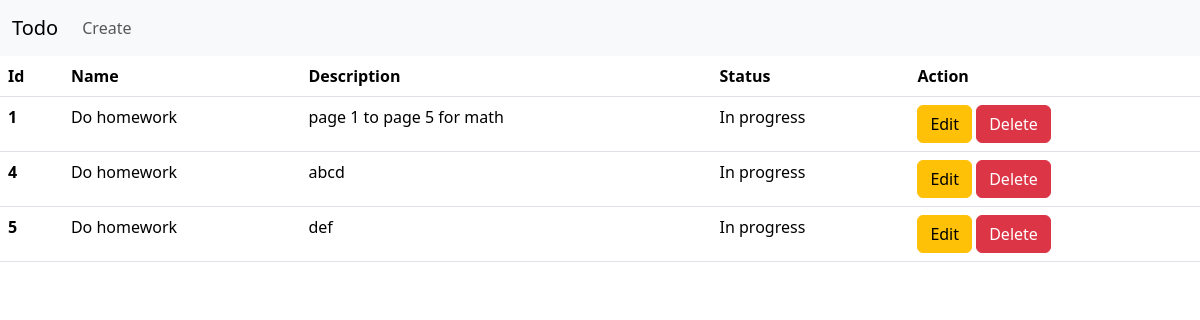
Page /home/ on the earlier database version.
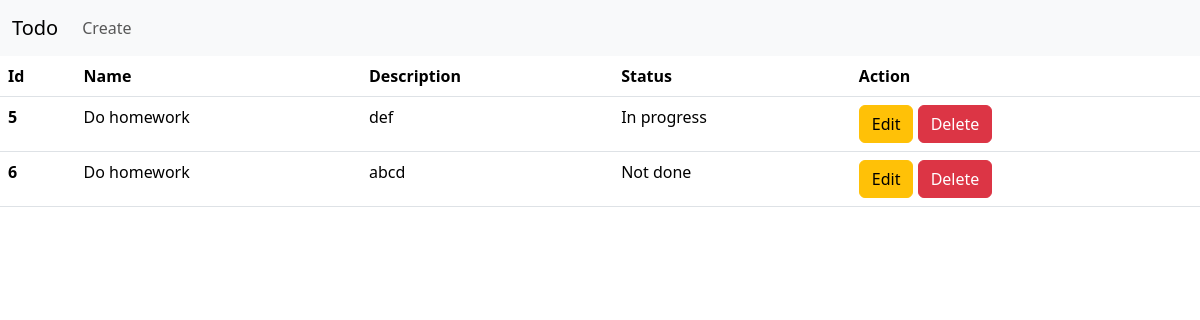
Same page on the later database version.
### base/models.py (models this page shows)
class Todo(models.Model):
    name = models.CharField(max_length=200)
    description = models.TextField()
    status = models.CharField(max_length=200)

### base/views.py (the view)
# urls.py: 2. Add a URL to urlpatterns:  path('', views.home, name='home')
def home(request):
    todo = Todo.objects.all()
    content = {'todos':todo}
    return render(request,'index.html',context=content)

### templates/index.html (shortened to what this page needs)
<!DOCTYPE html>
<html lang="en">
<head>
    <link href="https://cdn.jsdelivr.net/npm/bootstrap@5.3.3/dist/css/bootstrap.min.css" rel="stylesheet">
</head>
<body>
    {% include 'nav.html' %}
    <table class="table">
        <thead>
          <tr>
            <th scope="col">Id</th>
            <th scope="col">Name</th>
            <th scope="col">Description</th>
            <th scope="col">Status</th>
            <th scope="col">Action</th>
          </tr>
        </thead>
        <tbody>
            {% for todo in todos %}
                <tr>
                    <th scope="row">{{todo.id}}</th>
                    <td>{{todo.name}}</td>
                    <td>{{todo.description}}</td>
                    <td>{{todo.status}}</td>
                    <td><a href="{% url 'edit' pk=todo.id %}"><button type="button" class="btn btn-warning">Edit</button></a> <a href="{%  url 'delete' pk=todo.id %}"><button type="button" class="btn btn-danger">Delete</button></a></td>
                </tr>
            {% endfor %}
        </tbody>
    </table>
</body>
</html>

### templates/nav.html (shortened to what this page needs)
<nav class="navbar navbar-expand-lg bg-body-tertiary">
    <div class="container-fluid">
      <a class="navbar-brand" href="{% url 'home' %}">Todo</a>
      <div class="collapse navbar-collapse" id="navbarNav">
        <ul class="navbar-nav">
          <li class="nav-item">
            <a class="nav-link" href="{% url 'create' %}">Create</a>
          </li>
        </ul>
      </div>
    </div>
</nav>

Differences in the rows shown:
removed Todo: id "1", name "Do homework", description "page 1 to page 5 for math", status "In progress"
removed Todo: id "4", name "Do homework", description "abcd", status "In progress"
added Todo: id "6", name "Do homework", description "abcd", status "Not done"
